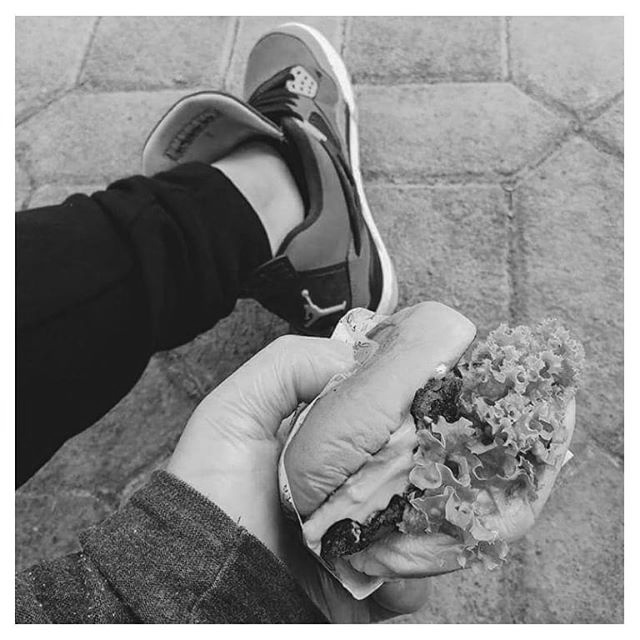
#> input picture resources/gray_image.jpg, 640 x 640 px
$ python img_to_crop.py
#> lines starting #> are read from the running program, lines starting #| are printed output that depends on the picture
from PIL import Image

img = Image.open('resources/gray_image.jpg')
#> img is the input picture: PIL image 640x640 L; min 0, max 255, mean 135.7
width = img.size[0]
#> width = 640
height = img.size[1]
#> height = 640
img_crop = img.crop(
    (
        width - 350,
        height - 350,
        width,
        height
    )
)
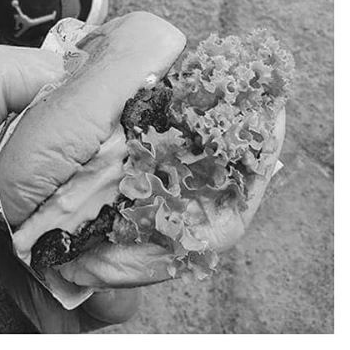
#> img_crop: PIL image 350x350 L; min 0, max 255, mean 147.1
img_crop.save('resources/crop_image.jpg')
